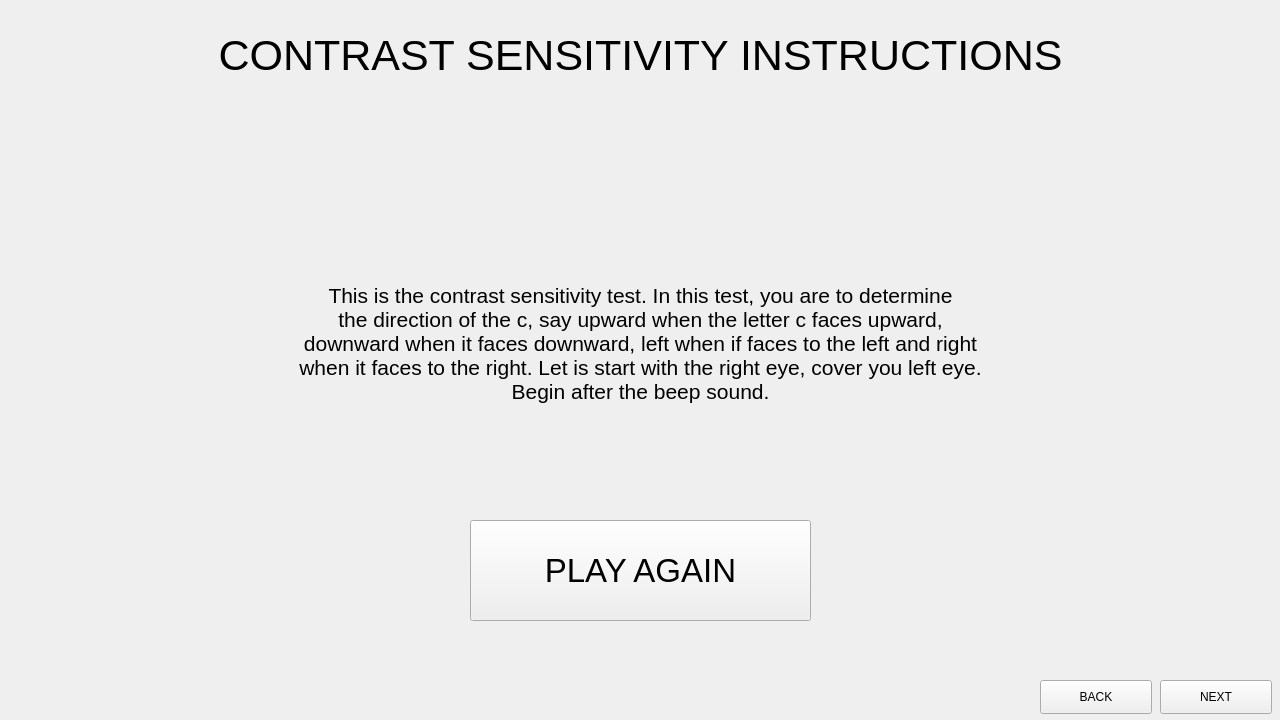
<?xml version="1.0" encoding="UTF-8"?>
<ui version="4.0">
 <class>MainWindow</class>
 <widget class="QMainWindow" name="MainWindow">
  <property name="geometry">
   <rect>
    <x>0</x>
    <y>0</y>
    <width>1280</width>
    <height>720</height>
   </rect>
  </property>
  <property name="windowTitle">
   <string>MainWindow</string>
  </property>
  <widget class="QWidget" name="centralwidget">
   <widget class="QLabel" name="label_9">
    <property name="geometry">
     <rect>
      <x>0</x>
      <y>0</y>
      <width>1281</width>
      <height>111</height>
     </rect>
    </property>
    <property name="font">
     <font>
      <pointsize>32</pointsize>
     </font>
    </property>
    <property name="text">
     <string>CONTRAST SENSITIVITY INSTRUCTIONS</string>
    </property>
    <property name="alignment">
     <set>Qt::AlignCenter</set>
    </property>
   </widget>
   <widget class="QLabel" name="label_10">
    <property name="geometry">
     <rect>
      <x>0</x>
      <y>110</y>
      <width>1281</width>
      <height>491</height>
     </rect>
    </property>
    <property name="font">
     <font>
      <pointsize>16</pointsize>
     </font>
    </property>
    <property name="text">
     <string>This is the contrast sensitivity test. In this test, you are to determine
the direction of the c, say upward when the letter c faces upward,
downward when it faces downward, left when if faces to the left and right
when it faces to the right. Let is start with the right eye, cover you left eye.
Begin after the beep sound.
</string>
    </property>
    <property name="alignment">
     <set>Qt::AlignCenter</set>
    </property>
   </widget>
   <widget class="QPushButton" name="pushButton">
    <property name="geometry">
     <rect>
      <x>1160</x>
      <y>680</y>
      <width>112</width>
      <height>34</height>
     </rect>
    </property>
    <property name="text">
     <string>NEXT</string>
    </property>
   </widget>
   <widget class="QPushButton" name="pushButton_2">
    <property name="geometry">
     <rect>
      <x>1040</x>
      <y>680</y>
      <width>112</width>
      <height>34</height>
     </rect>
    </property>
    <property name="text">
     <string>BACK</string>
    </property>
   </widget>
   <widget class="QPushButton" name="pushButton_3">
    <property name="geometry">
     <rect>
      <x>470</x>
      <y>520</y>
      <width>341</width>
      <height>101</height>
     </rect>
    </property>
    <property name="font">
     <font>
      <pointsize>25</pointsize>
     </font>
    </property>
    <property name="text">
     <string>PLAY AGAIN</string>
    </property>
   </widget>
  </widget>
 </widget>
 <resources/>
 <connections/>
</ui>
